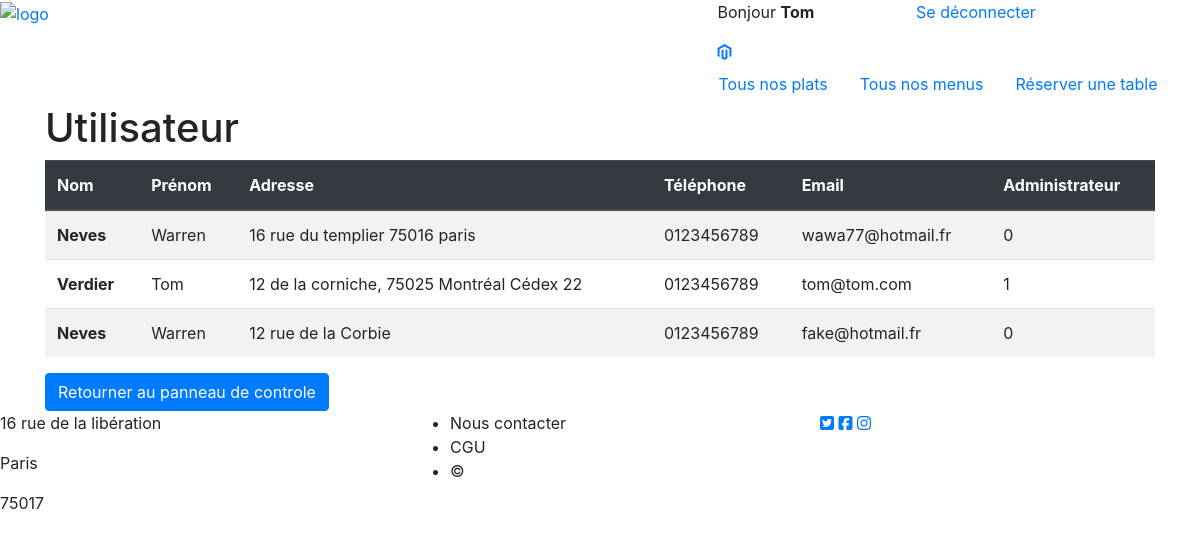
The app's page /index.php/administrateur/detail-des-utilisateurs (signed in) with its own data.
### tables this page shows
CREATE TABLE IF NOT EXISTS `user` (
  `id` int(10) UNSIGNED NOT NULL AUTO_INCREMENT,
  `forname` varchar(50) NOT NULL,
  `lastname` varchar(50) NOT NULL,
  `adress` text NOT NULL,
  `numTel` varchar(50) DEFAULT NULL,
  `email` varchar(120) NOT NULL,
  `isAdmin` tinyint(1) NOT NULL DEFAULT '0',
  `pwd` varchar(255) NOT NULL,
  `signInDate` datetime NOT NULL,
  `lastLoginDate` datetime DEFAULT NULL,
  `image` varchar(150) DEFAULT NULL,
  PRIMARY KEY (`id`),
  UNIQUE KEY `email` (`email`)
);

### index.php (called while the page is built, shortened)
<?php
require "lib/Kernel.php";
require "lib/Router.php";
require "lib/Database.php";
$kernel = new Kernel();
$kernel->run();

### lib/Database.php (called while the page is built)
<?php
class Database
{
    private static $instance = null;
    private $pdo;
    private function __construct()
    {
        $this->pdo = new PDO
        (
            "mysql:host=localhost;dbname=Resto_DB;
             charset=UTF8",
             "root",
             "",
            [
                PDO::ATTR_ERRMODE=>PDO::ERRMODE_EXCEPTION,
                PDO::ATTR_DEFAULT_FETCH_MODE=>PDO::FETCH_ASSOC,
            ]
        ) ;
    }
    public function getPdo()
    {
        return $this->pdo;
    }
    public static function getInstance()
    {
        if(self::$instance === null)
        {
            self::$instance = new Database();
        }
        return self::$instance;
    }
}

### app/controllers/AdminController.php (called while the page is built, shortened)
<?php
class AdminController
{
    public function showAllUserAction()
    {
        $adminModel = new AdminModel();
        $allUser = $adminModel->showAllUser();
        return[
            "template"=>
                [
                    "folder" => "admin",
                    "file" => "showAllUser",
                ],
            "allUser" => $allUser,
            "neededScripts"=>
                [
                    "ajaxRemove.js",
                ],
        ];
    }
}

### app/models/AbstracModel.php (called while the page is built, shortened)
<?php
abstract class AbstracModel
{
    public function __construct()
    {
        $this->pdo = Database::getInstance()->getPdo();
    }
}

### app/models/AdminModel.php (called while the page is built, shortened)
<?php
class AdminModel extends AbstracModel
{
    public function showAllUser()
    {
        $resp = $this->pdo->query("
                                            SELECT forname, lastname, adress, numTel, email, isAdmin
                                            FROM User
                                            ");
        return $resp->fetchAll();
    }
}

### lib/Router.php (called while the page is built, shortened)
<?php
class Router
{
    private static $instance = null;
    private $allUrls;
    private $rootUrl;
    private function __construct()
    {
        $this->rootUrl = $_SERVER["SCRIPT_NAME"];
        $this->allUrls =[];
        foreach ($this->allRoutes as $url=>$route)
        {
            $this->allUrls[$route["name"]] = $url;
        }
    }
    public function generateUrl($routeName)
    {
        if (isset($this->allUrls[$routeName]))
        {
            return $this->rootUrl.$this->allUrls[$routeName];
        }
        else
        {
            throw new ErrorException("pas de route\"$routeName\" dans le router");
        }
    }
    public static function getInstance()
    {
        if (self::$instance === null)
        {
            self::$instance = new Router();
        }
        return self::$instance;
    }
}

### www/views/admin/showAllUserView.phtml (the view)
<h1>Utilisateur</h1>
<table class="table table-striped">
    <thead class="thead-dark">
    <tr>
        <th scope="col">Nom</th>
        <th scope="col">Prénom</th>
        <th scope="col">Adresse</th>
        <th scope="col">Téléphone</th>
        <th scope="col">Email</th>
        <th scope="col">Administrateur</th>
    </tr>
    </thead>
    <tbody>
    <?php foreach ($allUser as $user):?>
        <tr>
            <th scope="row"><?=$user['lastname']?></th>
            <td><?=$user['forname']?></td>
            <td><?=$user['adress']?></td>
            <td><?=$user['numTel']?></td>
            <td><?=$user['email']?></td>
            <td><?=$user['isAdmin']?></td>
        </tr>
    <?php endforeach;?>
    </tbody>
</table>
<a class="btn btn-primary" href="<?= Router::getInstance()->generateUrl("resto_admin_interface")?>" role="button">Retourner au panneau de controle</a>

### records on screen
user: lastname "Neves", forname "Warren", adress "16 rue du templier 75016 paris", numTel "0123456789", email "wawa77@hotmail.fr", isAdmin "0"
user: lastname "Verdier", forname "Tom", adress "12 de la corniche, 75025 Montréal Cédex 22", numTel "0123456789", email "tom@tom.com", isAdmin "1"
user: lastname "Neves", forname "Warren", adress "12 rue de la Corbie", numTel "0123456789", email "fake@hotmail.fr", isAdmin "0"

### other values on screen
UserSession::getInstance()->getForname() "Tom"
